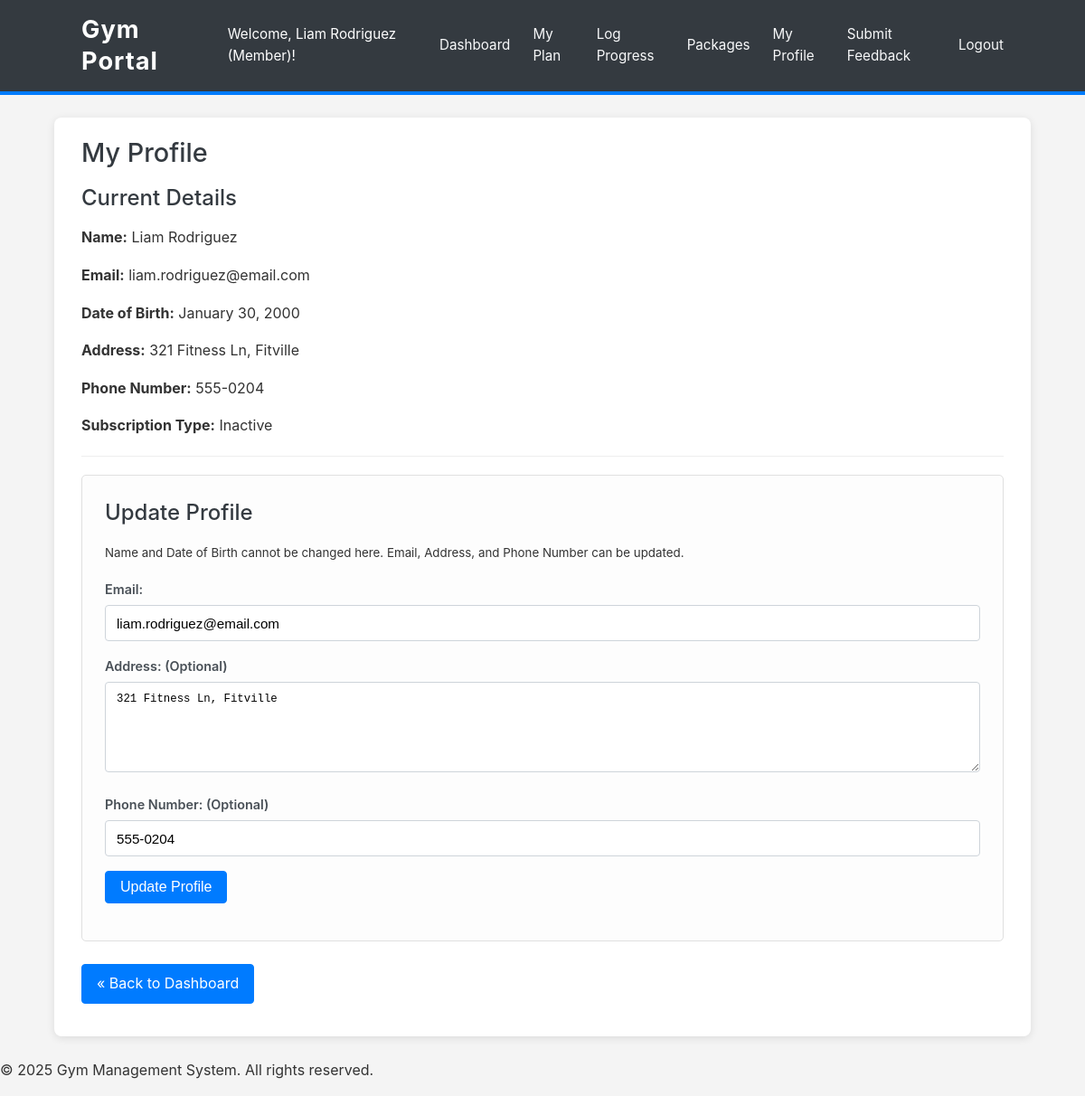
The page /gym_portal_l/member_my_profile.php (signed in) on the database its author committed.
### tables this page shows
CREATE TABLE `members` (
  `M_id` int(11) NOT NULL,
  `Email` varchar(500) NOT NULL,
  `Password` varchar(255) NOT NULL,
  `Subscription_Type` varchar(500) DEFAULT NULL,
  `Name` varchar(500) NOT NULL,
  `Date_of_Birth` date DEFAULT NULL,
  `Address` varchar(500) DEFAULT NULL,
  `Phone_No` varchar(20) DEFAULT NULL,
  `P_id` int(11) DEFAULT NULL,
  `S_id` int(11) DEFAULT NULL
);

### gym_portal_l/member_my_profile.php (the view, shortened to what this page needs)
<?php
require_once 'includes/db_connect.php';
$m_id = $_SESSION['user_id'];
$current_member_subscription_type_from_session = $_SESSION['subscription_type'] ?? 'Inactive';
$member_details = null;
$sql = "SELECT Name, Email, Date_of_Birth, Address, Phone_No, Subscription_Type
        FROM Members WHERE M_id = ?";
if ($stmt = $mysqli->prepare($sql)) {
    $stmt->bind_param("i", $m_id);
    $stmt->execute();
    $result = $stmt->get_result();
    if ($result->num_rows === 1) {
        $member_details = $result->fetch_assoc();
    } else {
        error_log("CRITICAL: Member M_id {$m_id} from session not found in database.");
        $_SESSION['message_profile_error'] = "Your profile data could not be found. Please log out and log in again.";
    }
} else {
    error_log("MySQLi Prepare Error (Member My Profile - Fetch): " . $mysqli->error);
    $_SESSION['message_profile_error'] = "A database error occurred while fetching your profile.";
}
require_once 'includes/header.php';
?>
<h2>My Profile</h2>
<?php if ($member_details):  ?>
    <div class="profile-view">
        <h3>Current Details</h3>
        <p><strong>Name:</strong> <?php echo htmlspecialchars($member_details['Name']); ?></p>
        <p><strong>Email:</strong> <?php echo htmlspecialchars($member_details['Email']); ?></p>
        <p><strong>Date of Birth:</strong> <?php echo htmlspecialchars($member_details['Date_of_Birth'] ? date("F j, Y", strtotime($member_details['Date_of_Birth'])) : 'Not Set'); ?></p>
        <p><strong>Address:</strong> <?php echo htmlspecialchars($member_details['Address'] ?? 'Not Set'); ?></p>
        <p><strong>Phone Number:</strong> <?php echo htmlspecialchars($member_details['Phone_No'] ?? 'Not Set'); ?></p>
        <p><strong>Subscription Type:</strong> <?php echo htmlspecialchars(ucfirst($current_member_subscription_type_from_session));  ?></p>
    </div>
    <hr style="margin: 20px 0;">
    <div class="form-container profile-edit-form">
        <h3>Update Profile</h3>
        <p><small>Name and Date of Birth cannot be changed here. Email, Address, and Phone Number can be updated.</small></p>
        <form action="actions/process_member_profile.php" method="POST">
            <div>
                <label for="email">Email:</label>
                <input type="email" id="email" name="email" required
                       value="<?php echo htmlspecialchars($member_details['Email']); ?>">
            </div>
            <div>
                <label for="address">Address: (Optional)</label>
                <textarea id="address" name="address" rows="3"><?php echo htmlspecialchars($member_details['Address'] ?? ''); ?></textarea>
            </div>
            <div>
                <label for="phone_no">Phone Number: (Optional)</label>
                <input type="text" id="phone_no" name="phone_no"
                       value="<?php echo htmlspecialchars($member_details['Phone_No'] ?? ''); ?>">
            </div>
            <div>
                <button type="submit" class="button">Update Profile</button>
            </div>
        </form>
    </div>
<?php elseif (!isset($_SESSION['message_profile_error']) && !isset($_GET['error_msg'])): ?>
    <p>Could not display your profile information at this time. Please <a href="member_dashboard.php">return to dashboard</a> or try again later.</p>
<?php endif; ?>
<p style="margin-top: 20px;"><a href="member_dashboard.php" class="button">« Back to Dashboard</a></p>
<?php
require_once 'includes/footer.php';
?>

### gym_portal_l/css/style.css (style rules this page uses)
body { font-family: -apple-system, BlinkMacSystemFont, "Segoe UI", Roboto, "Helvetica Neue", Arial, sans-serif; line-height: 1.6; margin: 0; padding: 0; background-color: #f4f4f4; color: #333; }
h1, h2, h3, h4, h5, h6 { color: #343a40; margin-top: 0; margin-bottom: 1rem; line-height: 1.3; font-weight: 500; }
h2 { font-size: 1.8em; }
h3 { font-size: 1.5em; }
.form-container { background-color: #fdfdfd; padding: 25px; border-radius: 5px; border: 1px solid #e0e0e0; margin-bottom: 25px; }
form div { margin-bottom: 1rem; }
form label { display: block; margin-bottom: 0.4rem; font-weight: 600; color: #495057; font-size: 0.9em; }
form input[type="text"], form input[type="email"], form input[type="password"], form input[type="date"], form input[type="number"], form input[type="time"], form textarea, form select { width: 100%; padding: 0.65rem 0.75rem; border: 1px solid #ced4da; border-radius: 4px; box-sizing: border-box; font-size: 0.95em; transition: border-color 0.15s ease-in-out, box-shadow 0.15s ease-in-out; }
form textarea { resize: vertical; min-height: 100px; }
.button, form button[type="submit"] { display: inline-block; background-color: #007bff; color: #fff; border: 1px solid #007bff; padding: 0.5rem 1rem; font-size: 1em; font-weight: 400; text-align: center; vertical-align: middle; cursor: pointer; border-radius: 0.25rem; transition: color 0.15s ease-in-out, background-color 0.15s ease-in-out, border-color 0.15s ease-in-out, box-shadow 0.15s ease-in-out; text-decoration: none; }
hr { border: 0; border-top: 1px solid #eee; margin: 25px 0; }

### rows shown on the page
members: Name "Liam Rodriguez", Email "liam.rodriguez@email.com", Date_of_Birth "January 30, 2000", Address "321 Fitness Ln, Fitville", Phone_No "555-0204", email "liam.rodriguez@email.com", address "321 Fitness Ln, Fitville", phone_no "555-0204"

### other values the page prints
$user_name "Liam Rodriguez"
$user_role "Member"
$current_member_subscription_type_from_session "Inactive"
